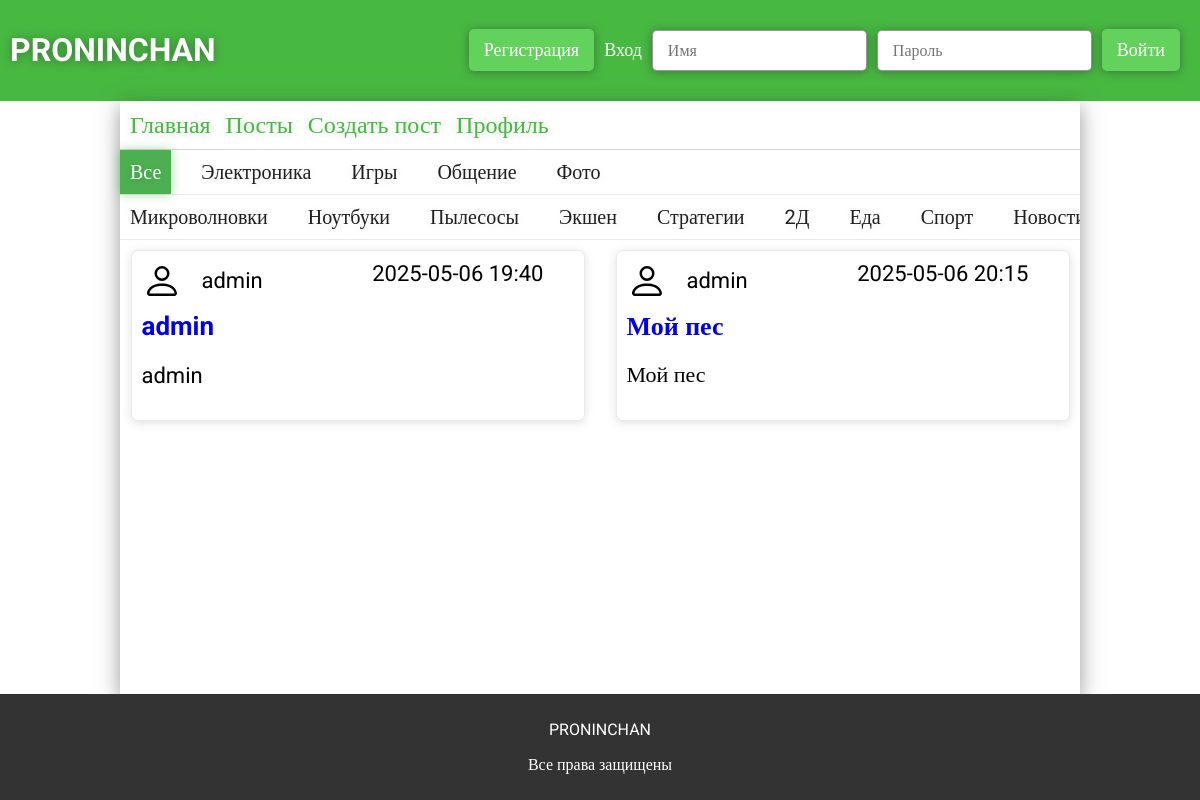
Page /posts on the earlier database version.
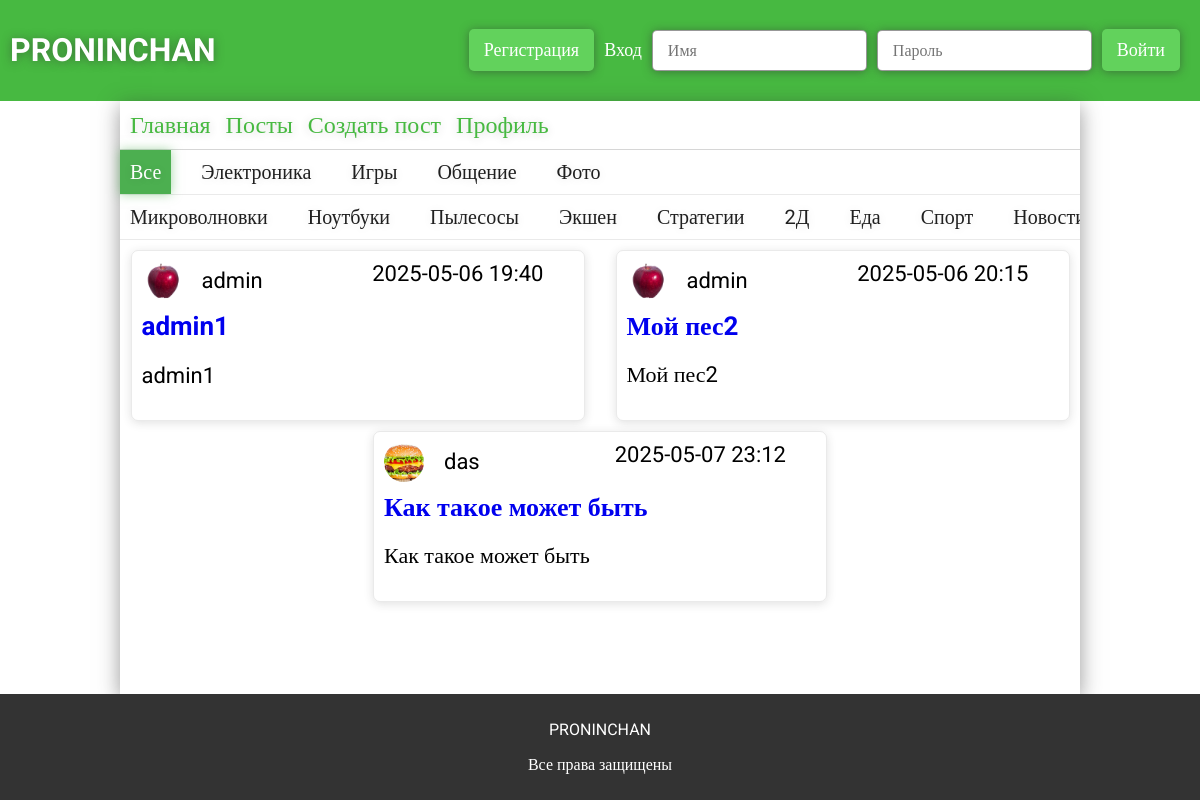
Same page on the later database version.
### app.py (models this page shows)
class ForumSections(db.Model):
    __tablename__ = 'forum_sections'
    id = db.Column(db.Integer, primary_key=True)
    section = db.Column(db.String(32), unique=True, nullable=False)
    category = db.relationship('ForumCategory', backref='section', lazy=True)
    posts = db.relationship('ForumPosts', backref='section', lazy=True)

class ForumCategory(db.Model):
    __tablename__ = 'forum_categories'
    id = db.Column(db.Integer, primary_key=True)
    category = db.Column(db.String(32), unique=True, nullable=False)
    section_id = db.Column(db.Integer, db.ForeignKey('forum_sections.id'), nullable=False)
    posts = db.relationship('ForumPosts', backref='category', lazy=True)

class ForumPosts(db.Model):
    __tablename__ = 'forum_posts'
    id = db.Column(db.Integer, primary_key=True)
    user_id = db.Column(db.Integer, db.ForeignKey('users.id'), nullable=False)
    theme = db.Column(db.String(124), nullable=False)
    text = db.Column(db.Text, nullable=False)
    section_id = db.Column(db.Integer, db.ForeignKey('forum_sections.id'), nullable=False)
    category_id = db.Column(db.Integer, db.ForeignKey('forum_categories.id'), nullable=False)
    created_at = db.Column(db.DateTime, default=datetime.now)
    user = db.relationship("Users", backref="posts")
    sections = db.relationship("ForumSections")
    categories = db.relationship("ForumCategory")
    all_comments = db.relationship("ForumComments", backref="forum_post", cascade="all, delete-orphan")

class Users(db.Model):
    __tablename__ = 'users'
    id = db.Column(db.Integer, primary_key=True)
    username = db.Column(db.String(32), unique=True, nullable=False)
    photo = db.Column(db.String(124))
    email = db.Column(db.String(64), unique=True, nullable=False)
    password = db.Column(db.String(30), nullable=False)
    access = db.Column(db.String(64), nullable=False, default='user')
    all_posts = db.relationship("ForumPosts", backref="user_author", cascade="all, delete-orphan")
    all_comments = db.relationship("ForumComments", backref="user_author")

### app.py (the view)
@app.route('/posts')
def posts():
    sections = ForumSections.query.all()
    category = ForumCategory.query.all()
    posts = ForumPosts.query.all()
    if 'user' in session:
        try:
            access = (Users.query.filter_by(id=session['user']).first()).access
        except:
            return redirect(url_for('logout'))
        return render_template('posts.html', posts=posts, category=category, sections=sections, access=access)
    else:
        return render_template('posts.html', posts=posts, category=category, sections=sections)

### templates/posts.html (shortened to what this page needs)
{% extends 'main.html' %}
{% block main %}
<link rel="stylesheet" href="{{url_for('static', filename='css/posts.css')}}">
<div class="posts">
    <div class="posts-sections">
        <p class="section" data-section-id="all">Все</p>
        {% for section in sections %}
            <p class="section" data-section-id="{{section.id}}">{{section.section}}</p>
        {% endfor %}
    </div>
    <div class="posts-categories">
        {% for category in category %}
            <p class="category" data-section-id="{{category.section_id}}" data-category-id="{{category.id}}">{{category.category}}</p>
        {% endfor %}
    </div>
    <div class="posts-container">
        {% for post in posts %}
            <div class="post" id="post-{{post.id}}" data-section-id="{{post.sections.id}}" data-category-id="{{post.categories.id}}">
                <div class="posts-container-created">
                    <div>
                        <img src="{{ url_for('static', filename=post.user.photo) if post.user.photo else url_for('static', filename='img/person.svg') }}" alt="">
                        <p class="user-{{post.user.id}}">{{post.user.username}}{% if access == 'admin' %}<button class="ban-button" value="{{post.user.id}}" data-user="{{post.user.username}}">забанить</button>{% endif %}</p>
                    </div>
                    <p class="post-created">{{post.created_at.strftime('%Y-%m-%d %H:%M')}}</p>
                </div>
                <a class="post-theme" href="{{url_for('post', post=post.id)}}">{{post.theme}}</a>
                <p class="post-text"  data-text="{{post.text}}">{{post.text | truncate(150, True, '...')}}</p>
            </div>
        {% endfor %}
    </div>
</div>
{% endblock %}

Differences in the rows shown:
changed ForumPosts: photo: picture added in place of a placeholder; theme "admin" → "admin1"; text "admin" → "admin1"
changed ForumPosts: photo: picture added in place of a placeholder; theme "Мой пес" → "Мой пес2"; text "Мой пес" → "Мой пес2"
added ForumPosts: photo (picture), user.username "das", created_at "2025-05-07 23:12", theme "Как такое может быть", text "Как такое может быть"
